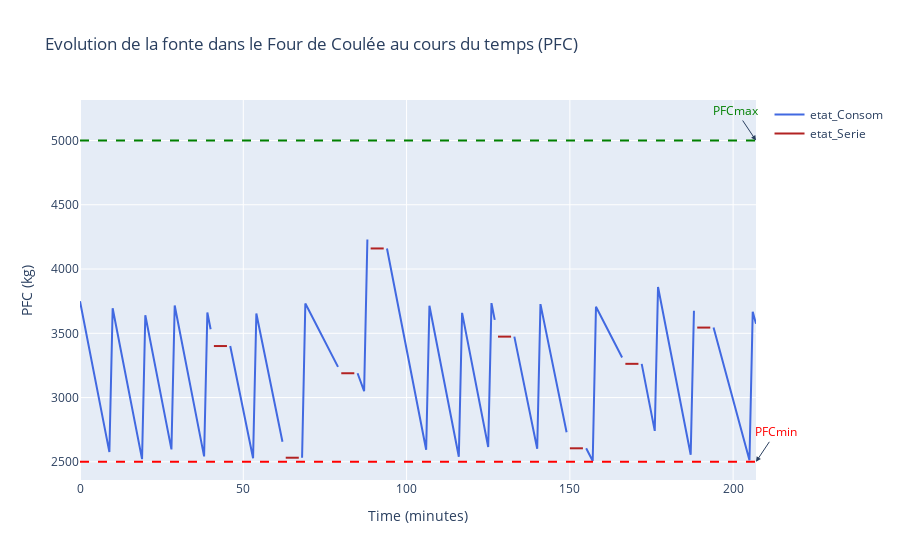

Notebook code cell kept with this figure:
### Code cell
import plotly.graph_objects as go

# Initialization of keys
cles = ["etat_Consom", "etat_Serie", "etat_Panne", "etat_Fin"]

# Dictionary of colors for each key
color_dict = {
    "etat_Consom": 'royalblue',
    "etat_Serie": 'firebrick',
    "etat_Panne": 'green',
    "etat_Fin": 'orange'
}

def Plot_consom(PFCvalues_dict, times_dict, PFCmin, PFCmax):
    seen_names = set()
    
    # Create Plotly figure for PFC
    fig_pfc = go.Figure()

    # Iterate through each key in PFCvalues_dict and times_dict
    for key in PFCvalues_dict.keys():
        if key in times_dict:
            for courbe, time_values in times_dict[key].items():
                PFC_values = PFCvalues_dict[key].get(courbe, [])
                trace_name = f"{key}"

                # Add trace only if name is unique
                if trace_name not in seen_names:
                    fig_pfc.add_trace(go.Scatter(x=time_values, y=PFC_values, mode='lines', name=trace_name, line=dict(color=color_dict[key])))
                    seen_names.add(trace_name)
                else:
                    fig_pfc.add_trace(go.Scatter(x=time_values, y=PFC_values, mode='lines', name=trace_name, line=dict(color=color_dict[key]),showlegend=False))
                

    # Add horizontal lines for PFCmin and PFCmax
    fig_pfc.add_shape(
        go.layout.Shape(type="line", x0=0, x1=1, y0=PFCmin, y1=PFCmin, yref='y',
            xref='paper',line=dict(color='red', dash='dash')))
    
    fig_pfc.add_shape(go.layout.Shape(type="line",x0=0,x1=1,y0=PFCmax,y1=PFCmax,
        yref='y',xref='paper',line=dict(color='green', dash='dash')))

    # Customize layout for PFC figure
    fig_pfc.update_layout(
        title='Evolution de la fonte dans le Four de Coulée au cours du temps (PFC)', 
        xaxis_title='Time (minutes)', 
        yaxis_title='PFC (kg)', 
        template='plotly', showlegend=True,
        annotations=[
            dict(x=1, y=PFCmin, xref="paper", yref="y", text="PFCmin", showarrow=True, arrowhead=2, ax=20, ay=-30, font=dict(color='red')),
            dict(x=1, y=PFCmax, xref="paper", yref="y", text="PFCmax", showarrow=True, arrowhead=2, ax=-20, ay=-30, font=dict(color='green'))
        ]
    )

    # Show the PFC plot
    fig_pfc.show()


Plot_consom(PFCvalues_dict, times_dict, PFCmin, PFCmax)

### Figure 1 — Plotly figure (JSON) as saved in the notebook; plotly's stock layout.template omitted (floating-point values rounded to 4 significant figures)
{"data": [{"line": {"color": "royalblue"}, "mode": "lines", "name": "etat_Consom", "type": "scatter", "x": [0, 1, 2, 3, 4, 5, 6, 7, 8, 9, 10, 11, 12, 13, 14, 15, 16, 17, 18, 19, 20, 21, 22, 23, 24, 25, 26, 27, 28, 29, 30, 31, 32, 33, 34, 35, 36, 37, 38, 39, 40], "y": [3750, 3620.0, 3489.0, 3359.0, 3228.0, 3098.0, 2967.0, 2837.0, 2706.0, 2576.0, 3695.0, 3565.0, 3434.0, 3304.0, 3173.0, 3043.0, 2913.0, 2782.0, 2652.0, 2521.0, 3641.0, 3510.0, 3380.0, 3249.0, 3119.0, 2988.0, 2858.0, 2727.0, 2597.0, 3716.0, 3586.0, 3456.0, 3325.0, 3195.0, 3064.0, 2934.0, 2803.0, 2673.0, 2542.0, 3662.0, 3531.0]}, {"line": {"color": "royalblue"}, "mode": "lines", "name": "etat_Consom", "showlegend": false, "type": "scatter", "x": [46, 47, 48, 49, 50, 51, 52, 53, 54, 55, 56, 57, 58, 59, 60, 61, 62], "y": [3401.0, 3276.0, 3152.0, 3027.0, 2902.0, 2778.0, 2653.0, 2528.0, 3654.0, 3529.0, 3404.0, 3280.0, 3155.0, 3031.0, 2906.0, 2781.0, 2657.0]}, {"line": {"color": "royalblue"}, "mode": "lines", "name": "etat_Consom", "showlegend": false, "type": "scatter", "x": [68, 69, 70, 71, 72, 73, 74, 75, 76, 77, 78, 79], "y": [2532.0, 3733.0, 3683.0, 3634.0, 3584.0, 3535.0, 3486.0, 3436.0, 3387.0, 3337.0, 3288.0, 3239.0]}, {"line": {"color": "royalblue"}, "mode": "lines", "name": "etat_Consom", "showlegend": false, "type": "scatter", "x": [85, 86, 87, 88], "y": [3189.0, 3119.0, 3050.0, 4230.0]}, {"line": {"color": "royalblue"}, "mode": "lines", "name": "etat_Consom", "showlegend": false, "type": "scatter", "x": [94, 95, 96, 97, 98, 99, 100, 101, 102, 103, 104, 105, 106, 107, 108, 109, 110, 111, 112, 113, 114, 115, 116, 117, 118, 119, 120, 121, 122, 123, 124, 125, 126, 127], "y": [4160.0, 4030.0, 3899.0, 3769.0, 3638.0, 3508.0, 3377.0, 3247.0, 3116.0, 2986.0, 2855.0, 2725.0, 2594.0, 3714.0, 3583.0, 3453.0, 3323.0, 3192.0, 3062.0, 2931.0, 2801.0, 2670.0, 2540.0, 3659.0, 3529.0, 3398.0, 3268.0, 3137.0, 3007.0, 2876.0, 2746.0, 2616.0, 3735.0, 3605.0]}, {"line": {"color": "royalblue"}, "mode": "lines", "name": "etat_Consom", "showlegend": false, "type": "scatter", "x": [133, 134, 135, 136, 137, 138, 139, 140, 141, 142, 143, 144, 145, 146, 147, 148, 149], "y": [3474.0, 3350.0, 3225.0, 3100.0, 2976.0, 2851.0, 2726.0, 2602.0, 3727.0, 3602.0, 3478.0, 3353.0, 3228.0, 3104.0, 2979.0, 2855.0, 2730.0]}, {"line": {"color": "royalblue"}, "mode": "lines", "name": "etat_Consom", "showlegend": false, "type": "scatter", "x": [155, 156, 157, 158, 159, 160, 161, 162, 163, 164, 165, 166], "y": [2605.0, 2556.0, 2506.0, 3707.0, 3658.0, 3608.0, 3559.0, 3509.0, 3460.0, 3411.0, 3361.0, 3312.0]}, {"line": {"color": "royalblue"}, "mode": "lines", "name": "etat_Consom", "showlegend": false, "type": "scatter", "x": [172, 173, 174, 175, 176, 177, 178, 179, 180, 181, 182, 183, 184, 185, 186, 187, 188], "y": [3262.0, 3132.0, 3002.0, 2871.0, 2741.0, 3860.0, 3730.0, 3599.0, 3469.0, 3338.0, 3208.0, 3077.0, 2947.0, 2816.0, 2686.0, 2555.0, 3675.0]}, {"line": {"color": "royalblue"}, "mode": "lines", "name": "etat_Consom", "showlegend": false, "type": "scatter", "x": [194, 195, 196, 197, 198, 199, 200, 201, 202, 203, 204, 205, 206, 207], "y": [3545.0, 3451.0, 3357.0, 3263.0, 3169.0, 3075.0, 2981.0, 2887.0, 2793.0, 2700.0, 2606.0, 2512.0, 3668.0, 3574.0]}, {"line": {"color": "firebrick"}, "mode": "lines", "name": "etat_Serie", "type": "scatter", "x": [41, 42, 43, 44, 45], "y": [3401.0, 3401.0, 3401.0, 3401.0, 3401.0]}, {"line": {"color": "firebrick"}, "mode": "lines", "name": "etat_Serie", "showlegend": false, "type": "scatter", "x": [63, 64, 65, 66, 67], "y": [2532.0, 2532.0, 2532.0, 2532.0, 2532.0]}, {"line": {"color": "firebrick"}, "mode": "lines", "name": "etat_Serie", "showlegend": false, "type": "scatter", "x": [80, 81, 82, 83, 84], "y": [3189.0, 3189.0, 3189.0, 3189.0, 3189.0]}, {"line": {"color": "firebrick"}, "mode": "lines", "name": "etat_Serie", "showlegend": false, "type": "scatter", "x": [89, 90, 91, 92, 93], "y": [4160.0, 4160.0, 4160.0, 4160.0, 4160.0]}, {"line": {"color": "firebrick"}, "mode": "lines", "name": "etat_Serie", "showlegend": false, "type": "scatter", "x": [128, 129, 130, 131, 132], "y": [3474.0, 3474.0, 3474.0, 3474.0, 3474.0]}, {"line": {"color": "firebrick"}, "mode": "lines", "name": "etat_Serie", "showlegend": false, "type": "scatter", "x": [150, 151, 152, 153, 154], "y": [2605.0, 2605.0, 2605.0, 2605.0, 2605.0]}, {"line": {"color": "firebrick"}, "mode": "lines", "name": "etat_Serie", "showlegend": false, "type": "scatter", "x": [167, 168, 169, 170, 171], "y": [3262.0, 3262.0, 3262.0, 3262.0, 3262.0]}, {"line": {"color": "firebrick"}, "mode": "lines", "name": "etat_Serie", "showlegend": false, "type": "scatter", "x": [189, 190, 191, 192, 193], "y": [3545.0, 3545.0, 3545.0, 3545.0, 3545.0]}], "layout": {"annotations": [{"arrowhead": 2, "ax": 20, "ay": -30, "font": {"color": "red"}, "showarrow": true, "text": "PFCmin", "x": 1, "xref": "paper", "y": 2500, "yref": "y"}, {"arrowhead": 2, "ax": -20, "ay": -30, "font": {"color": "green"}, "showarrow": true, "text": "PFCmax", "x": 1, "xref": "paper", "y": 5000, "yref": "y"}], "shapes": [{"line": {"color": "red", "dash": "dash"}, "type": "line", "x0": 0, "x1": 1, "xref": "paper", "y0": 2500, "y1": 2500, "yref": "y"}, {"line": {"color": "green", "dash": "dash"}, "type": "line", "x0": 0, "x1": 1, "xref": "paper", "y0": 5000, "y1": 5000, "yref": "y"}], "showlegend": true, "title": {"text": "Evolution de la fonte dans le Four de Coulée au cours du temps (PFC)"}, "xaxis": {"title": {"text": "Time (minutes)"}}, "yaxis": {"title": {"text": "PFC (kg)"}}}}
